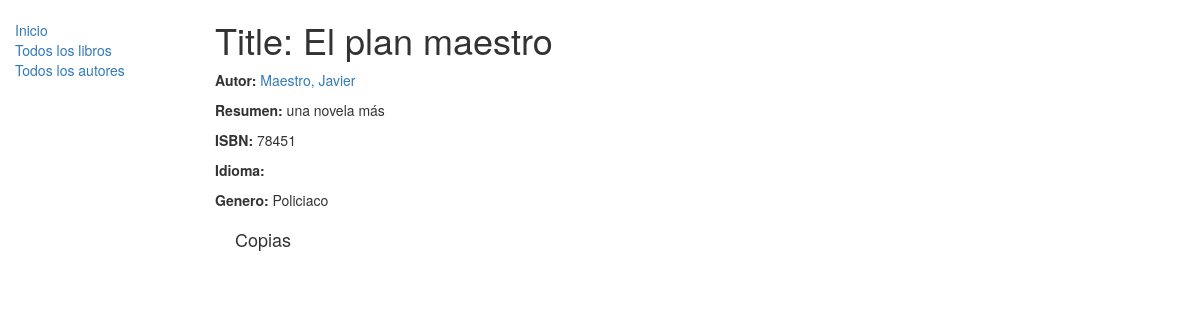
/catalog/book/2, run on the app's committed database.
### catalog/models.py (models this page shows, shortened)
class Book(models.Model):
    title = models.CharField(max_length=200)
    author = models.ForeignKey('Author', on_delete=models.SET_NULL, null=True)
    summary = models.TextField(max_length=1000, help_text="Ingrese una breve descripción del libro")
    isbn = models.CharField('ISBN',max_length=13, help_text='13 Caracteres <a href="https://www.isbn-international.org/content/what-isbn">ISBN number</a>')
    genre = models.ManyToManyField(Genre, help_text="Seleccione un genero para este libro")

class Author(models.Model):
    first_name = models.CharField(max_length=100)
    last_name = models.CharField(max_length=100)
    date_of_birth = models.DateField(null=True, blank=True)
    date_of_death = models.DateField('Died', null=True, blank=True)
    def __str__(self):
        return '%s, %s' % (self.last_name, self.first_name)

class Genre(models.Model):
    name = models.CharField(max_length=200, help_text="Ingrese el nombre del género (p. ej. Ciencia Ficción, Poesía Francesa etc.)")
    def __str__(self):
        return self.name

### catalog/views.py (the view)
# urls.py: path('book/<int:pk>', views.BookDetailView.as_view(), name='book-detail'),
class BookDetailView(generic.DetailView):
    model = Book

### catalog/templates/catalog/book_detail.html (shortened to what this page needs)
{% extends "base_generic.html" %}
{% block content %}
  <h1>Title: {{ book.title }}</h1>
  <p><strong>Autor:</strong> <a href="">{{ book.author }}</a></p>
  <p><strong>Resumen:</strong> {{ book.summary }}</p>
  <p><strong>ISBN:</strong> {{ book.isbn }}</p>
  <p><strong>Idioma:</strong> {{ book.language }}</p>
  <p><strong>Genero:</strong> {% for genre in book.genre.all %} {{ genre }}{% if not forloop.last %}, {% endif %}{% endfor %}</p>
  <div style="margin-left:20px;margin-top:20px">
    <h4>Copias</h4>
  </div>
{% endblock %}

### data on the page
Book: title "El plan maestro", author "Maestro, Javier", summary "una novela más", isbn "78451"
Genre: name "Policiaco"
